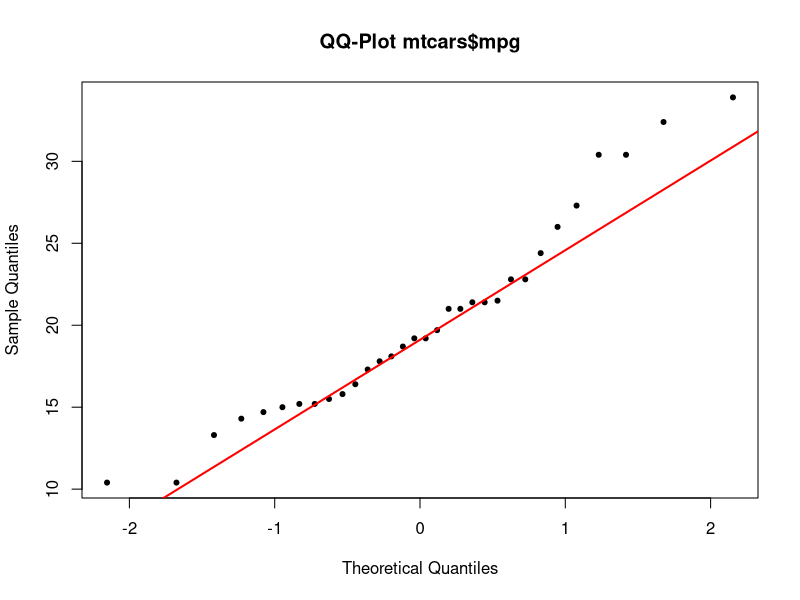
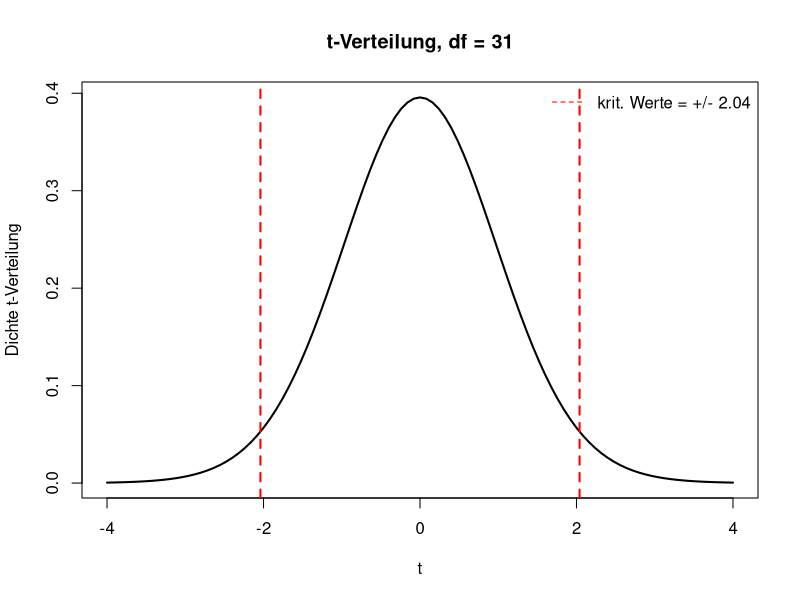
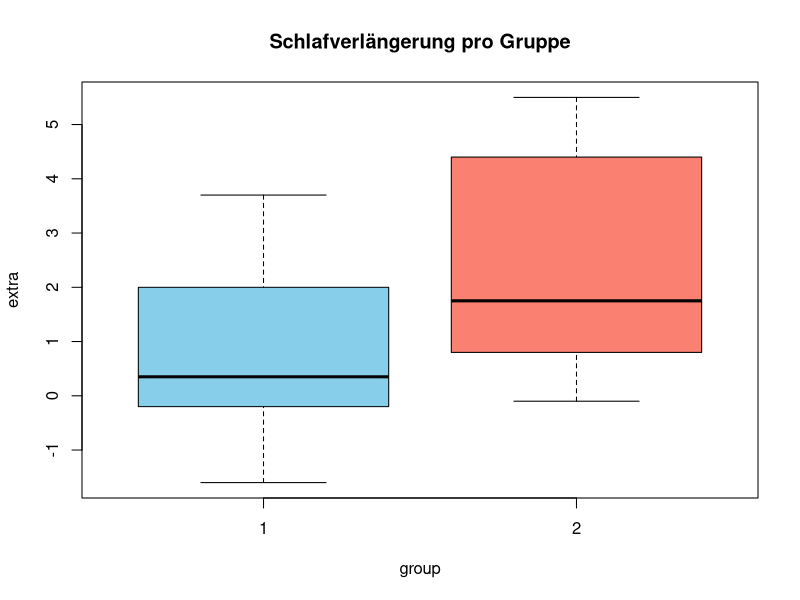
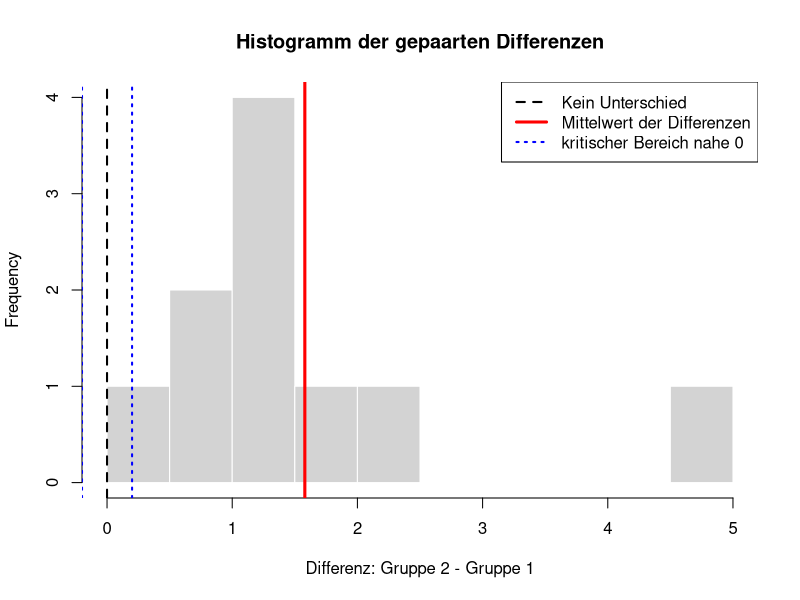

Reproduce these figures in R, in order.
# =============================================================================
# Übung Kapitel 5: Einstichproben-Hypothesentests
# Themen: Hypothesenformulierung, t-Test (einseitig/zweiseitig), kritische
#         Werte, p-Wert, Testvoraussetzungen (Normalverteilung, QQ-Plot,
#         Shapiro-Wilk, Kolmogorov-Smirnov)
# Datensätze: mtcars, sleep (R-base)
# =============================================================================


# falls noch nicht installiert
# install.packages("ggplot2")

library(ggplot2)


# -----------------------------------------------------------------------------
# Aufgabe 1 – Einseitiger t-Test (mu > mu_0)
# -----------------------------------------------------------------------------
# Behauptung: Der mittlere Verbrauch (mtcars$mpg) liegt ÜBER 18 mpg.
#
# H0:  mu <= 18
# H1:  mu  > 18   (einseitig nach oben)
# Signifikanzniveau alpha = 0.05.
#
# a) Berechne Mittelwert, Standardabweichung und Stichprobengröße.
# b) Führe einen einseitigen t-Test durch.
# c) Bestimme den kritischen t-Wert und vergleiche mit der Teststatistik.
# d) Treffe eine Testentscheidung.

data(mtcars)
x <- mtcars$mpg
n <- length(x)
mu0   <- 18
alpha <- 0.05

# a)
xq <- mean(x)
s  <- sd(x)
cat("n =", n, ", Mittelwert =", round(xq, 3),
    ", sd =", round(s, 3), "\n")

# b) t-Test einseitig
t_test <- t.test(x, mu = mu0, alternative = "greater", conf.level = 1 - alpha)
print(t_test)

# c) kritischer Wert + Teststatistik per Hand
t_stat  <- (xq - mu0) / (s / sqrt(n))
t_krit  <- qt(1 - alpha, df = n - 1)
cat("Teststatistik t =", round(t_stat, 3),
    " | krit. Wert t_(1-alpha) =", round(t_krit, 3), "\n")

# d) Entscheidung
if (t_stat > t_krit) {
  cat("-> H0 wird abgelehnt: mittlerer mpg ist signifikant > 18\n")
} else {
  cat("-> H0 wird nicht abgelehnt\n")
}


# -----------------------------------------------------------------------------
# Aufgabe 2 – Zweiseitiger t-Test (mu = mu_0)
# -----------------------------------------------------------------------------
# Frage: Beträgt das mittlere Gewicht (mtcars$wt, in 1000 lbs) genau 3.2?
#
# H0:  mu  = 3.2
# H1:  mu != 3.2   (zweiseitig)
#
# a) Berechne den t-Test mit alpha = 0.05.
# b) Lies das 95 %-Konfidenzintervall aus dem t.test()-Objekt aus.
# c) Argumentiere, warum KI und Test zur selben Entscheidung führen.

mu0 <- 3.2
res <- t.test(mtcars$wt, mu = mu0, alternative = "two.sided", conf.level = 0.95)
print(res)
cat("p-Wert =", round(res$p.value, 4),
    " | 95%-KI:", round(res$conf.int, 3), "\n")
# Liegt mu0 im KI -> H0 nicht ablehnen, sonst ablehnen.


# -----------------------------------------------------------------------------
# Aufgabe 3 – Voraussetzungen prüfen: Normalverteilung
# -----------------------------------------------------------------------------
# Vor jedem t-Test sollte man die Normalverteilungsannahme prüfen.
# Untersuche mtcars$mpg mit:
#   a) QQ-Plot (qqnorm + qqline)
#   b) Shapiro-Wilk-Test     (geeignet bei n <= 5000)
#   c) Kolmogorov-Smirnov-Test (gegen N(mean, sd) der Daten)

x <- mtcars$mpg

# a) QQ-Plot
qqnorm(x, main = "QQ-Plot mtcars$mpg", pch = 20)
qqline(x, col = "red", lwd = 2)

# b) Shapiro-Wilk
# H0: Daten sind normalverteilt
# H1: Daten sind nicht normalverteilt
sw <- shapiro.test(x)
cat("Shapiro-Wilk: W =", round(sw$statistic, 4),
    ", p =", round(sw$p.value, 4), "\n")

# c) Kolmogorov-Smirnov
# H0: Daten sind normalverteilt
# H1: Daten sind nicht normalverteilt
ks <- ks.test(x, "pnorm", mean = mean(x), sd = sd(x))
cat("KS-Test:      D =", round(ks$statistic, 4),
    ", p =", round(ks$p.value, 4), "\n")
# p > 0.05 -> Normalverteilung kann nicht verworfen werden.


# -----------------------------------------------------------------------------
# Aufgabe 4 – p-Wert und kritischer Bereich grafisch
# -----------------------------------------------------------------------------
# Visualisiere den Annahme- und Ablehnungsbereich für einen zweiseitigen
# t-Test mit df = n - 1 Freiheitsgraden.

n <- 32
df <- n - 1
alpha <- 0.05
krit <- qt(1 - alpha/2, df)

curve(dt(x, df = df), from = -4, to = 4, lwd = 2,
      ylab = "Dichte t-Verteilung", xlab = "t",
      main = paste("t-Verteilung, df =", df))
abline(v = c(-krit, krit), col = "red", lty = 2, lwd = 2)
legend("topright", legend = paste("krit. Werte = +/-", round(krit, 3)),
       col = "red", lty = 2, bty = "n")


# -----------------------------------------------------------------------------
# Aufgabe 5 – Eingebauter sleep-Datensatz: gepaarter t-Test
# -----------------------------------------------------------------------------
# Der Datensatz sleep enthält die Schlafverlängerung extra für 10 Probanden
# unter zwei Mitteln (group 1 vs. group 2). Untersuche, ob es einen
# signifikanten Unterschied gibt.
#
# H0: mu_d  = 0  (kein Unterschied)
# H1: mu_d != 0
#
# Achtung: sleep ist gepaart -> paired = TRUE.

data(sleep)
g1 <- sleep$extra[sleep$group == 1]
g2 <- sleep$extra[sleep$group == 2]

paar_test <- t.test(g2, g1, paired = TRUE, alternative = "two.sided")
print(paar_test)

# Visualisierung
boxplot(extra ~ group, data = sleep, col = c("skyblue", "salmon"),
        main = "Schlafverlängerung pro Gruppe", ylab = "extra")



#######
diff <- g2 - g1
mean(diff)


# Histogramm der gepaarten Differenzen
hist(diff,
     breaks = 8,
     col = "lightgray",
     border = "white",
     main = "Histogramm der gepaarten Differenzen",
     xlab = "Differenz: Gruppe 2 - Gruppe 1")

# Null-Linie: kein Unterschied
abline(v = 0, col = "black", lwd = 2, lty = 2)

# Mittelwert der Differenzen
abline(v = mean(diff), col = "red", lwd = 3)

# Kritische kleine Werte markieren, z.B. Differenzen nahe 0
kritisch <- 0.2

abline(v = -kritisch, col = "blue", lwd = 2, lty = 3)
abline(v = kritisch, col = "blue", lwd = 2, lty = 3)

legend("topright",
       legend = c("Kein Unterschied", 
                  "Mittelwert der Differenzen",
                  "kritischer Bereich nahe 0"),
       col = c("black", "red", "blue"),
       lty = c(2, 1, 3),
       lwd = c(2, 3, 2))
